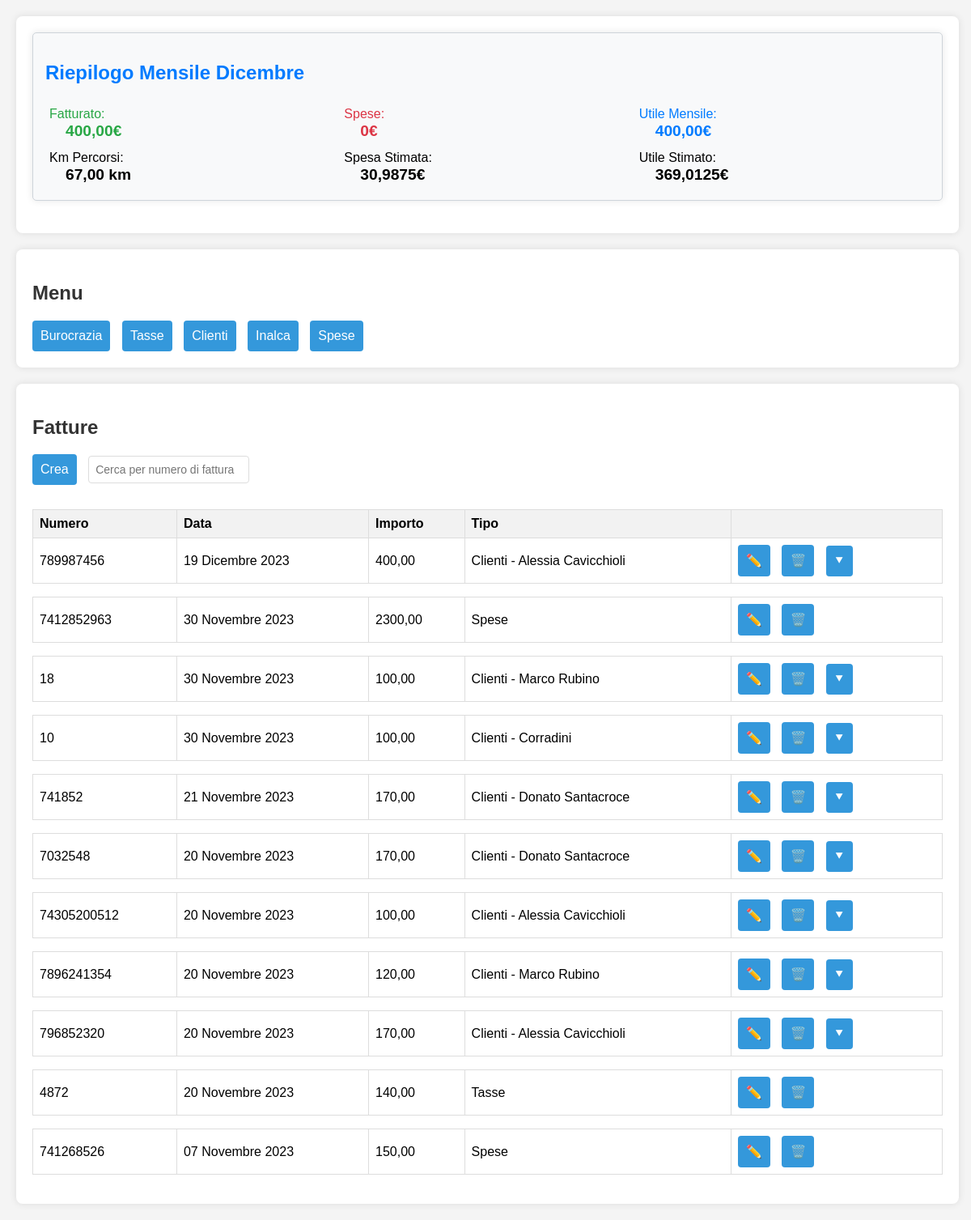
Screenshot of /fatture/ with the database file from the repository.
### fatture/models.py (models this page shows, shortened)
class Fattura(models.Model):
    TIPO_CHOICES = [
        ('T', 'Tasse'),
        ('B', 'Burocrazia'),
        ('C', 'Clienti'),
        ('S', 'Spese'),
    ]
    numero = models.CharField(max_length=20, unique=True)
    data = models.DateField(default=django.utils.timezone.now)
    tipo = models.CharField(max_length=1, choices=TIPO_CHOICES)
    importo = models.DecimalField(max_digits=10, decimal_places=2)
    cliente = models.ForeignKey(Cliente, on_delete=models.CASCADE, null=True, blank=True)
    viaggi = models.ManyToManyField(Viaggio)

class Cliente(models.Model):
    nome = models.CharField(max_length=255, unique=True)
    def __str__(self):
        return self.nome

### fatture/views.py (the view)
# urls.py: path('fatture/', views.fatture, name="fatture"),
def fatture(request):
    mesiIta = {
        1: "Gennaio",
        2: "Febbraio",
        3: "Marzo",
        4: "Aprile",
        5: "Maggio",
        6: "Giugno",
        7: "Luglio",
        8: "Agosto",
        9: "Settembre",
        10: "Ottobre",
        11: "Novembre",
        12: "Dicembre",
    }
    fatture_list = Fattura.objects.all().order_by('-data')
    fatturato = 0
    spesaTot = 0
    km_percorsi = 0
    for fat in fatture_list:
        if fat.data.month == datetime.now().month:
            if fat.tipo == 'C':
                fatturato += fat.importo
            else:
                spesaTot += fat.importo
    for via in Viaggio.objects.all().filter(data_viaggio__month=django.utils.timezone.datetime.now().month):
        km_percorsi += via.distanza_km
    utile = fatturato - spesaTot
    spesaStimata = float(km_percorsi) / 4 * 1.85
    utileStimato = float(utile) - spesaStimata
    viaggi=Viaggio.objects.all()
    return render(request, 'fatture/index.html', {'fatture': fatture_list,
                                                  'viaggi':viaggi,
                                                      'fatturato': fatturato,
                                                      'spesaTot': spesaTot,
                                                      'utile': utile,
                                                      'mese': mesiIta[datetime.now().month],
                                                      'km_percorsi': km_percorsi,
                                                      'spesaStimata': spesaStimata,
                                                      'utileStimato': utileStimato})

### fatture/templates/fatture/index.html (shortened to what this page needs)
<!DOCTYPE html>
<html lang="en">
<head>
    <link href="https://cdn.jsdelivr.net/npm/select2@4.1.0-rc.0/dist/css/select2.min.css" rel="stylesheet" />
</head>
{% block corpo %}
<body>
    <section id="Recap">
        <div id="riepilogo-mensile">
            <h2>Riepilogo Mensile {{ mese }}</h2>
            <div></div><div></div>
            <div class="fatturato">
                <span class="label">Fatturato:</span>
                <span class="valore">
                    <span id="valFatturato">{{ fatturato }}€</span>
                </span>
            </div>
            <div class="spese">
                <span class="label">Spese:</span>
                <span class="valore">
                    <span>{{ spesaTot }}€</span>
                </span>
            </div>
            <div class="utile">
                <span class="label">Utile Mensile:</span>
                <span class="valore">
                    <span>{{ utile }}€</span>
                </span>
            </div>
            <div class="km_percorsi">
                <span class="label">Km Percorsi:</span>
                <span class="valore">
                    <span>{{ km_percorsi }} km</span>
                </span>
            </div>
            <div class="spesa_stimata">
                <span class="label">Spesa Stimata:</span>
                <span class="valore">
                    <span>{{ spesaStimata }}€</span>
                </span>
            </div>
            <div class="utile_stimato">
                <span class="label">Utile Stimato:</span>
                <span class="valore">
                    <span>{{ utileStimato }}€</span>
                </span>
            </div>
        </div>
    </section>
    <section id="Menu">
        <h2>Menu</h2>
        <button onclick="showSection('Burocrazia')">Burocrazia</button>
        <button onclick="showSection('Tasse')">Tasse</button>
        <button onclick="location.href = '{% url 'clienti' %}'">Clienti</button>
        <button onclick="location.href = '{% url 'viaggi' %}'">Inalca</button>
        <button onclick="showSection('Spese')">Spese</button>
    </section>
    <section id="invoice-list">
        <h2>Fatture</h2>
        <button onclick="location.href = {% url 'sceltaTipo' %}" id="mostra-form">Crea</button>
        <input id="myInputf" type="text" placeholder="Cerca per numero di fattura" oninput="searchInvoice()">
        <table class="tabella-fatture" id="tabella-fatture" style="margin-top: 30px;">
    <thead>
        <tr>
            <th>Numero</th>
            <th>Data</th>
            <th>Importo</th>
            <th>Tipo</th>
            <th></th>
        </tr>
    </thead>
    <tbody>
        {% for fattura in fatture %}
            <tr name="fatture">
                <td>{{ fattura.numero }}</td>
                <td>{{ fattura.data }}</td>
                <td id="importo{{ fattura.id }}">{{ fattura.importo }}</td>
                <td>{{ fattura.get_tipo_display }}
                {% if fattura.tipo == 'C' %}
                    - {{ fattura.cliente.nome }}
                {% endif %}
                </td>
                <td><button onclick="location.href='{% url 'modifica' fattura.numero %}'">✏️</button>
                <button onclick="location.href='{% url 'elimina' fattura.numero %}'">🗑️</button>
                    {% if fattura.tipo == 'C' %}
                <button name="{{ fattura.numero }}" id="mostra-table-{{ fattura.id }}">⯆</button></td>
                    {% endif %}
            </tr>
            <tr name="clientif" >
                <td  style="border: 0" colspan="5">
            </td>
            </tr>
        {% endfor %}
    </tbody>
</table>
    </section>
    </body>
{% endblock %}
</html>

### fatture/templates/fatture/index.html (style rules this page uses)
body { font-family: 'Arial', sans-serif; margin: 20px; background-color: #f4f4f4; }
#riepilogo-mensile { background-color: #f8f9fa; border: 1px solid #ced4da; padding: 15px; box-shadow: 0 0 10px rgba(0, 0, 0, 0.1); border-radius: 5px; margin-bottom: 20px; display: flex; flex-wrap: wrap; }
#riepilogo-mensile > div { width: calc(33.33% - 10px); margin: 5px; }
#riepilogo-mensile h2 { color: #007bff; }
#riepilogo-mensile .valore { font-size: 1.2em; font-weight: bold; }
#riepilogo-mensile .valore span { display: block; padding-left: 20px; }
.fatturato { color: #28a745; }
.spese { color: #dc3545; }
.utile { color: #007bff; }
section { margin-bottom: 20px; padding: 20px; background-color: #fff; border-radius: 8px; box-shadow: 0 0 10px rgba(0, 0, 0, 0.1); width: fit-content; min-width: 97%; }
h2 { color: #333; }
button { padding: 10px; font-size: 16px; margin-right: 10px; background-color: #3498db; color: #fff; border: none; border-radius: 4px; cursor: pointer; }
#invoice-list { margin-top: 20px; }
input[type="text"] { padding: 8px; font-size: 14px; border: 1px solid #ddd; border-radius: 4px; }
#tabella-fatture { font-family: Arial, sans-serif; border-collapse: collapse; width: 100%; margin-top: 30px; }
#tabella-fatture th, #tabella-fatture td { border: 1px solid #dddddd; text-align: left; padding: 8px; }
#tabella-fatture th { background-color: #f2f2f2; }

### rows the page displays
Fattura: numero "789987456", data "19 Dicembre 2023", importo "400,00", tipo "Clienti", cliente.nome "Alessia Cavicchioli"
Fattura: numero "7412852963", data "30 Novembre 2023", importo "2300,00", tipo "Spese"
Fattura: numero "18", data "30 Novembre 2023", importo "100,00", tipo "Clienti", cliente.nome "Marco Rubino"
Fattura: numero "10", data "30 Novembre 2023", importo "100,00", tipo "Clienti", cliente.nome "Corradini"
Fattura: numero "741852", data "21 Novembre 2023", importo "170,00", tipo "Clienti", cliente.nome "Donato Santacroce"
Fattura: numero "7032548", data "20 Novembre 2023", importo "170,00", tipo "Clienti", cliente.nome "Donato Santacroce"
Fattura: numero "74305200512", data "20 Novembre 2023", importo "100,00", tipo "Clienti", cliente.nome "Alessia Cavicchioli"
Fattura: numero "7896241354", data "20 Novembre 2023", importo "120,00", tipo "Clienti", cliente.nome "Marco Rubino"
Fattura: numero "796852320", data "20 Novembre 2023", importo "170,00", tipo "Clienti", cliente.nome "Alessia Cavicchioli"
Fattura: numero "4872", data "20 Novembre 2023", importo "140,00", tipo "Tasse"
Fattura: numero "741268526", data "07 Novembre 2023", importo "150,00", tipo "Spese"

### other values shown
{{ fatturato }} "400,00"
{{ spesaTot }} "0"
{{ utile }} "400,00"
{{ km_percorsi }} "67,00"
{{ spesaStimata }} "30,9875"
{{ utileStimato }} "369,0125"
